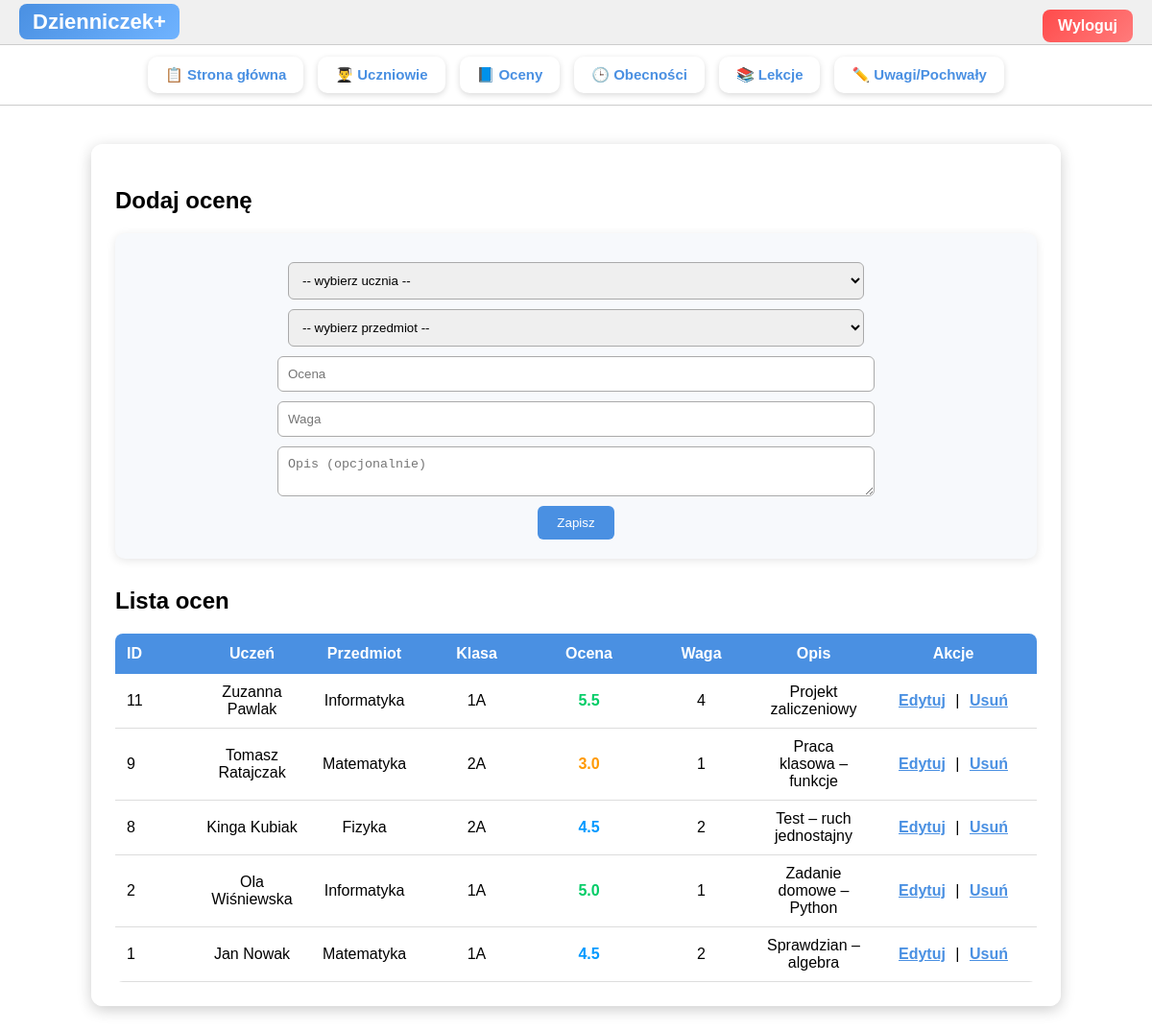
Screenshot of /oceny.php (signed in) with the database file from the repository.
### tables this page shows
CREATE TABLE `oceny` (
  `id_oceny` int(11) NOT NULL,
  `id_ucznia` int(11) DEFAULT NULL,
  `id_przedmiotu` int(11) DEFAULT NULL,
  `ocena` decimal(3,1) DEFAULT NULL,
  `waga` int(11) DEFAULT NULL,
  `opis` varchar(100) DEFAULT NULL,
  `data` date DEFAULT NULL
);

CREATE TABLE `uczniowie` (
  `id_ucznia` int(11) NOT NULL,
  `imie` varchar(50) NOT NULL,
  `nazwisko` varchar(50) NOT NULL,
  `data_urodzenia` date DEFAULT NULL,
  `id_klasy` int(11) DEFAULT NULL,
  `adres_email` varchar(50) DEFAULT NULL,
  `login` varchar(100) DEFAULT NULL,
  `haslo` varchar(100) DEFAULT NULL
);

CREATE TABLE `przedmioty` (
  `id_przedmiotu` int(11) NOT NULL,
  `nazwa` varchar(50) NOT NULL,
  `id_nauczyciela` int(11) DEFAULT NULL
);

CREATE TABLE `klasy` (
  `id_klasy` int(11) NOT NULL,
  `nazwa` varchar(30) NOT NULL,
  `profil` varchar(50) DEFAULT NULL,
  `id_wychowawcy` int(11) DEFAULT NULL
);

### oceny.php (the view, shortened to what this page needs)
<?php
require 'config.php';
$id_nauczyciela = $_SESSION['id_nauczyciela'];
$oceny = $conn->query("
    SELECT o.id_oceny, o.ocena, o.waga, o.opis,
           u.imie, u.nazwisko,
           p.nazwa AS przedmiot,
           k.nazwa AS klasa
    FROM oceny o
    JOIN uczniowie u ON o.id_ucznia = u.id_ucznia
    JOIN przedmioty p ON o.id_przedmiotu = p.id_przedmiotu
    JOIN klasy k ON u.id_klasy = k.id_klasy
    WHERE p.id_nauczyciela = $id_nauczyciela
    ORDER BY o.id_oceny DESC
");
?>
<!DOCTYPE html>
<html lang="pl">
<head>
</head>
<body>
<div class="menu">
    <span class="logo-box">Dzienniczek+</span>
    <a class="logout-btn" href="logout.php">Wyloguj</a>
</div>
<div class="top-tiles">
    <div class="top-tile"><a href="index_logged.php">📋 Strona główna</a></div>
    <div class="top-tile"><a href="uczniowie.php">👨‍🎓 Uczniowie</a></div>
    <div class="top-tile"><a href="oceny.php">📘 Oceny</a></div>
    <div class="top-tile"><a href="obecnosci.php">🕒 Obecności</a></div>
    <div class="top-tile"><a href="lekcje.php">📚 Lekcje</a></div>
    <div class="top-tile"><a href="uwagi.php">✏️ Uwagi/Pochwały</a></div>
</div>
<div class="overlay">
    <h2>Dodaj ocenę</h2>
    <form method="POST">
        <select name="id_ucznia" required>
            <option value="">-- wybierz ucznia --</option>
        </select>
        <select name="id_przedmiotu" required>
            <option value="">-- wybierz przedmiot --</option>
        </select>
        <input type="number" name="ocena" min="1" max="6" step="0.5" placeholder="Ocena" required>
        <input type="number" name="waga" min="1" max="10" placeholder="Waga" required>
        <textarea name="opis" placeholder="Opis (opcjonalnie)"></textarea>
        <button type="submit" name="dodaj">Zapisz</button>
    </form>
    <h2>Lista ocen</h2>
    <table>
        <tr>
            <th class="col-id">ID</th>
            <th>Uczeń</th>
            <th>Przedmiot</th>
            <th>Klasa</th>
            <th>Ocena</th>
            <th>Waga</th>
            <th>Opis</th>
            <th class="actions">Akcje</th>
        </tr>
        <?php while($o = $oceny->fetch_assoc()): ?>
            <tr>
                <td class="col-id"><?= $o['id_oceny'] ?></td>
                <td><?= $o['imie']." ".$o['nazwisko'] ?></td>
                <td><?= $o['przedmiot'] ?></td>
                <td><?= $o['klasa'] ?></td>
                <?php
                    $oc = floatval(str_replace(',', '.', $o['ocena']));
                    if ($oc <= 1.5) $kolor = "#ff0000";
                    else if ($oc <= 2.5) $kolor = "#ff4d4d";
                    else if ($oc <= 3.5) $kolor = "#ff9900";
                    else if ($oc <= 4.5) $kolor = "#0099ff";
                    else if ($oc <= 5.5) $kolor = "#00cc66";
                    else $kolor = "#009933";
                ?>
                <td style="color: <?= $kolor ?>; font-weight:bold;">
                    <?= htmlspecialchars($o['ocena']) ?>
                </td>
                <td><?= $o['waga'] ?></td>
                <td><?= $o['opis'] ?></td>
                <td class="actions">
                    <a class="action-link" href="oceny_edytuj.php?id=<?= $o['id_oceny'] ?>">Edytuj</a> |
                    <a class="action-link" href="oceny_usun.php?id=<?= $o['id_oceny'] ?>"
                       onclick="return confirm('Usunąć ocenę?');">Usuń</a>
                </td>
            </tr>
        <?php endwhile; ?>
    </table>
</div>
</body>
</html>

### oceny.php (style rules this page uses)
body { font-family: Arial, sans-serif; background:url('szkola.jpg') no-repeat center center fixed; background-size:cover; margin:0; }
.menu { background:#f0f0f0; padding:10px 20px; border-bottom:1px solid #ccc; }
.logo-box { font-size:22px; font-weight:bold; padding:6px 14px; border-radius:8px; background:linear-gradient(135deg,#4a90e2,#6fb3ff); color:white; }
.logout-btn { float:right; background:linear-gradient(135deg,#ff4b4b,#ff7b7b); color:white; padding:8px 16px; border-radius:8px; font-weight:bold; text-decoration:none; }
.top-tiles { display:flex; gap:15px; padding:12px 20px; background:rgba(255,255,255,0.85); border-bottom:1px solid #ccc; justify-content:center; flex-wrap:wrap; }
.top-tile { background:white; padding:10px 18px; border-radius:10px; box-shadow:0 2px 6px rgba(0,0,0,0.15); font-size:15px; font-weight:bold; transition:0.2s; }
.top-tile a { color:#4a90e2; text-decoration:none; }
.overlay { background:rgba(255,255,255,0.85); width:80%; margin:40px auto; padding:25px; border-radius:12px; box-shadow:0 4px 15px rgba(0,0,0,0.2); }
form { background:#f7f9fc; padding:20px; border-radius:10px; margin-bottom:30px; text-align:center; box-shadow:0 2px 10px rgba(0,0,0,0.1); }
form select, form input, form textarea { width:80%; max-width:600px; padding:10px; margin:10px auto; border-radius:6px; border:1px solid #aaa; display:block; }
form button { padding:10px 20px; background:#4a90e2; color:white; border:none; border-radius:6px; cursor:pointer; }
table { width:100%; border-collapse:collapse; background:white; border-radius:8px; overflow:hidden; table-layout:fixed; }
th { background:#4a90e2; color:white; padding:12px; text-align:center; font-weight:bold; }
td { padding:10px; border-bottom:1px solid #ddd; text-align:center; vertical-align:middle; word-wrap:break-word; }
th.col-id, td.col-id { text-align:left !important; width:60px; padding-left:12px; }
th.actions, td.actions { width:150px; text-align:center; }
.action-link { color:#4a90e2; text-decoration:underline; font-weight:bold; margin:0 6px; }

### rows the page displays
oceny: id_oceny "11", id_ucznia.imie "Zuzanna", id_ucznia.nazwisko "Pawlak", id_przedmiotu.nazwa "Informatyka", klasy.nazwa "1A", ocena "5.5", waga "4", opis "Projekt zaliczeniowy"
oceny: id_oceny "9", id_ucznia.imie "Tomasz", id_ucznia.nazwisko "Ratajczak", id_przedmiotu.nazwa "Matematyka", klasy.nazwa "2A", ocena "3.0", waga "1", opis "Praca klasowa – funkcje"
oceny: id_oceny "8", id_ucznia.imie "Kinga", id_ucznia.nazwisko "Kubiak", id_przedmiotu.nazwa "Fizyka", klasy.nazwa "2A", ocena "4.5", waga "2", opis "Test – ruch jednostajny"
oceny: id_oceny "2", id_ucznia.imie "Ola", id_ucznia.nazwisko "Wiśniewska", id_przedmiotu.nazwa "Informatyka", klasy.nazwa "1A", ocena "5.0", waga "1", opis "Zadanie domowe – Python"
oceny: id_oceny "1", id_ucznia.imie "Jan", id_ucznia.nazwisko "Nowak", id_przedmiotu.nazwa "Matematyka", klasy.nazwa "1A", ocena "4.5", waga "2", opis "Sprawdzian – algebra"
